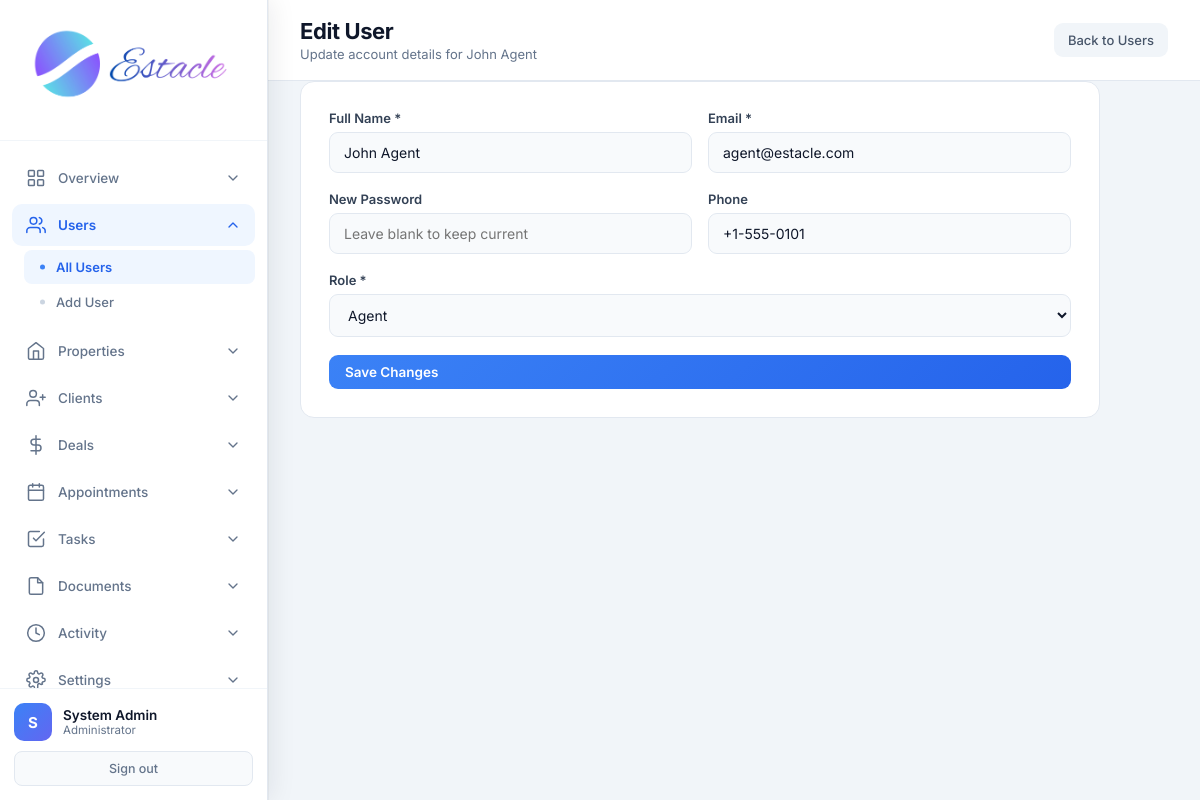
Page /admin/users/edit/2 (signed in) on the committed database.
### tables this page shows
CREATE TABLE users (
            id INTEGER PRIMARY KEY AUTOINCREMENT,
            email TEXT UNIQUE NOT NULL,
            password TEXT NOT NULL,
            full_name TEXT NOT NULL,
            role TEXT NOT NULL CHECK(role IN ('admin', 'agent', 'customer')),
            phone TEXT,
            created_at TIMESTAMP DEFAULT CURRENT_TIMESTAMP,
            is_active INTEGER DEFAULT 1
        );

### app.py (the view, shortened to what this page needs)
@app.route('/admin/users/edit/<int:user_id>', methods=['GET', 'POST'])
@login_required
@role_required('admin')
def admin_edit_user(user_id):
    db = get_db()
    user = db.execute('SELECT * FROM users WHERE id = ?', (user_id,)).fetchone()
    if not user:
        flash('User not found.', 'danger')
        return redirect(url_for('admin_users'))
    return render_template('admin_edit_user.html', user=user)

### app.py (called while the page is built)
def get_db():
    if 'db' not in g:
        g.db = sqlite3.connect(app.config['DATABASE'])
        g.db.row_factory = sqlite3.Row
    return g.db

def login_required(f):
    @wraps(f)
    def decorated_function(*args, **kwargs):
        if 'user_id' not in session:
            flash('Please log in to access this page.', 'warning')
            return redirect(url_for('login'))
        return f(*args, **kwargs)
    return decorated_function

def role_required(*roles):
    def decorator(f):
        @wraps(f)
        def decorated_function(*args, **kwargs):
            if 'user_id' not in session:
                flash('Please log in to access this page.', 'warning')
                return redirect(url_for('login'))
            if session.get('role') not in roles:
                flash('You do not have permission to access this page.', 'danger')
                return redirect(url_for('role_redirect'))
            return f(*args, **kwargs)
        return decorated_function
    return decorator

### templates/admin_edit_user.html (shortened to what this page needs)
<!DOCTYPE html>
<html lang="en">
<head>
    <link rel="stylesheet" href="{{ url_for('static', filename='css/admin.css') }}">
</head>
<body>
<div class="app-layout">
    {% set active = 'users' %}
    {% include 'partials/admin_sidebar.html' %}
    <main class="main-content">
        <header class="top-bar">
            <div>
                <h1 class="page-title">Edit User</h1>
                <p class="page-subtitle">Update account details for {{ user.full_name }}</p>
            </div>
            <a href="{{ url_for('admin_users') }}" class="btn-secondary">Back to Users</a>
        </header>
        <div class="panel form-panel">
            <form method="POST" class="admin-form">
                <div class="form-row">
                    <div class="form-group"><label>Full Name *</label><input type="text" name="full_name" value="{{ user.full_name }}" required></div>
                    <div class="form-group"><label>Email *</label><input type="email" name="email" value="{{ user.email }}" required></div>
                </div>
                <div class="form-row">
                    <div class="form-group"><label>New Password</label><input type="password" name="password" placeholder="Leave blank to keep current" minlength="6"></div>
                    <div class="form-group"><label>Phone</label><input type="text" name="phone" value="{{ user.phone or '' }}"></div>
                </div>
                <div class="form-group">
                    <label>Role *</label>
                    <select name="role" required>
                        <option value="agent" {% if user.role == 'agent' %}selected{% endif %}>Agent</option>
                    </select>
                </div>
                <button type="submit" class="btn-primary">Save Changes</button>
            </form>
        </div>
    </main>
</div>
</body>
</html>

### static/css/admin.css (style rules this page uses)
* { margin: 0; padding: 0; box-sizing: border-box; }
body { font-family: 'Inter', -apple-system, BlinkMacSystemFont, 'Segoe UI', Roboto, sans-serif; background: #f1f5f9; color: #0f172a; min-height: 100vh; }
.app-layout { display: flex; min-height: 100vh; }
.main-content { flex: 1; margin-left: 268px; min-height: 100vh; }
.top-bar { background: white; padding: 18px 32px; border-bottom: 1px solid #e2e8f0; display: flex; justify-content: space-between; align-items: center; }
.page-title { font-family: 'Inter', sans-serif; font-size: 22px; font-weight: 700; letter-spacing: -0.4px; color: #0f172a; }
.page-subtitle { font-size: 13px; color: #64748b; margin-top: 2px; font-weight: 400; }
.panel { background: white; border-radius: 14px; border: 1px solid #e2e8f0; overflow: hidden; }
.btn-primary { display: inline-flex; align-items: center; gap: 6px; padding: 9px 16px; background: linear-gradient(135deg, #3b82f6, #2563eb); color: white; border: none; border-radius: 9px; font-size: 13.5px; font-weight: 600; text-decoration: none; cursor: pointer; transition: all 0.2s ease; font-family: inherit; }
.btn-secondary { display: inline-flex; align-items: center; gap: 6px; padding: 9px 14px; background: #f1f5f9; color: #475569; border-radius: 9px; font-size: 13px; font-weight: 500; text-decoration: none; border: none; cursor: pointer; }
.form-panel { padding: 28px; margin: 0 32px 32px; max-width: 720px; }
.admin-form { display: flex; flex-direction: column; gap: 18px; }
.form-row { display: grid; grid-template-columns: 1fr 1fr; gap: 16px; }
.form-group { display: flex; flex-direction: column; gap: 6px; }
.form-group label { font-size: 13px; font-weight: 600; color: #334155; }
.form-group input, .form-group select, .form-group textarea { padding: 11px 14px; border: 1.5px solid #e2e8f0; border-radius: 9px; font-size: 14px; font-family: inherit; background: #f8fafc; color: #0f172a; }
.form-panel { max-width: 800px !important; }

### rows in the picture
users: full_name "John Agent", email "agent@estacle.com", phone "+1-555-0101", role "Agent"

### other values in the picture
{{ session.full_name[0] }} "S"
{{ session.full_name }} "System Admin"
